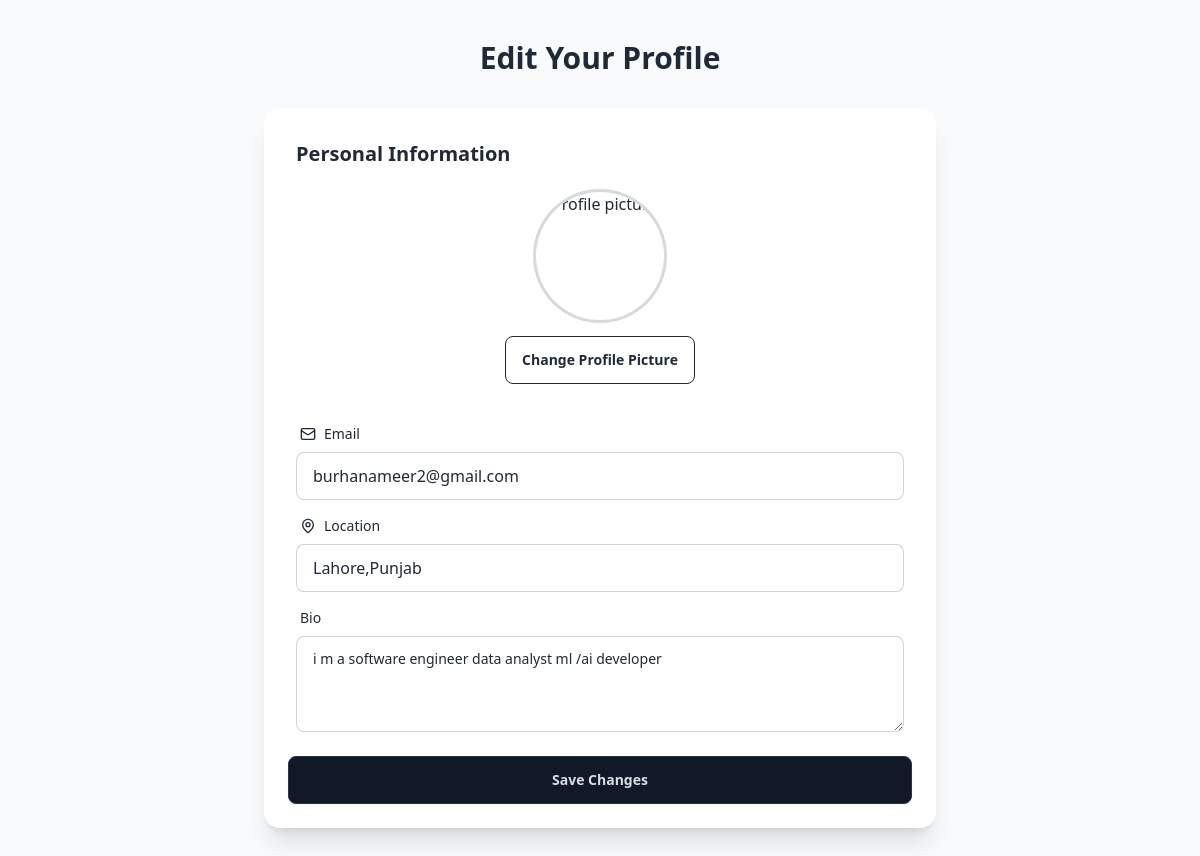
/edit_profile/ (signed in), run on the app's committed database.
### homeusers/models.py (models this page shows, shortened)
class CustomUser(AbstractUser):
    RoleChoices = (
        ("customer", "Customer Account"),
        ("business", "Business Account")
    )
    role = models.CharField(max_length=20, choices=RoleChoices, default="customer")
    profile_pic = CloudinaryField(
        'image',
        folder="profile_pics/",
        default="profile_pics/crcmmzrp6a5il1tdx7al",
        null=True,
        blank=True
    )
    Bio=models.CharField(max_length=1000 ,null=True,blank=True)
    website=models.CharField(max_length=300, null=True, blank=True)
    location=models.CharField(max_length=300 ,null=True,blank=True)
    groups = models.ManyToManyField(
        'auth.Group',
        related_name='custom_user_groups',  # Changed related_name
        blank=True,
        help_text='The groups this user belongs to.',
        verbose_name='groups',
    )
    user_permissions = models.ManyToManyField(
        'auth.Permission',
        related_name='custom_user_permissions',  # Changed related_name
        blank=True,
        help_text='Specific permissions for this user.',
        verbose_name='user permissions',
    )
    class Meta:
        verbose_name = 'User'
        verbose_name_plural = 'Users'

### homebase/views.py (the view, shortened to what this page needs)
# urls.py: path("edit_profile/",homeviews.edit_profile,name="edit_profile"),
@login_required(login_url='login')
def edit_profile(request):
    user = request.user
    return render(request, "Edit_profile.html", {"user": user})

### homebase/templates/Edit_profile.html (shortened to what this page needs)
{% load static %}
<!DOCTYPE html>
<html lang="en" data-theme="light">
<head>
<link rel="stylesheet" href="{% static 'css/dist/styles.css' %}">
</head>
<body class="bg-gray-50">
  <main class="container mx-auto py-10 ">
    <h1 class="text-3xl font-bold mb-8 text-center">Edit Your Profile</h1>
    <div class="max-w-2xl mx-auto">
      <form method="post" enctype="multipart/form-data" class="card bg-base-100 shadow-xl">
        <div class="card-body pb-0">
          <h2 class="card-title text-xl">Personal Information</h2>
          <div class="flex flex-col items-center space-y-4 py-4">
            <div class="avatar">
              <div class="w-32 h-32 rounded-full ring ring-gray-700 ring-opacity-20">
                {% if request.user.profile_pic %}
                <img src="{{ request.user.profile_pic.url }}" alt="Profile picture" />
                {% else %}
                <img src="https://placehold.co/128x128" alt="Profile picture" />
                {% endif %}
              </div>
            </div>
            <div>
              <label class="btn btn-outline btn-neutral">
                Change Profile Picture
              </label>
            </div>
          </div>
          <div class="form-control w-full">
            <label class="label">
              <span class="label-text flex items-center gap-2">
                <svg xmlns="http://www.w3.org/2000/svg" class="h-4 w-4" viewBox="0 0 24 24" fill="none" stroke="currentColor" stroke-width="2" stroke-linecap="round" stroke-linejoin="round"><rect width="20" height="16" x="2" y="4" rx="2"/><path d="m22 7-8.97 5.7a1.94 1.94 0 0 1-2.06 0L2 7"/></svg>
                Email
              </span>
            </label>
            <input
              name="email"
              type="email"
              placeholder="your.email@example.com"
              class="input input-bordered w-full focus:border-gray-700"
              required
              value="{{ request.user.email }}"
            />
          </div>
          <div class="form-control w-full">
            <label class="label">
              <span class="label-text flex items-center gap-2">
                <svg xmlns="http://www.w3.org/2000/svg" class="h-4 w-4" viewBox="0 0 24 24" fill="none" stroke="currentColor" stroke-width="2" stroke-linecap="round" stroke-linejoin="round"><path d="M20 10c0 6-8 12-8 12s-8-6-8-12a8 8 0 0 1 16 0Z"/><circle cx="12" cy="10" r="3"/></svg>
                Location
              </span>
            </label>
            <input
              type="text"
              name="location"
              value="{{ request.user.location }}"
              placeholder="City, Country, State"
              class="input input-bordered w-full focus:border-gray-700"
            />
          </div>
          <div class="form-control w-full">
            <label class="label">
              <span class="label-text">Bio</span>
            </label>
            <textarea
              name="Bio"
              class="textarea textarea-bordered h-24 focus:border-gray-700"
              placeholder="Tell us about yourself..."
            >{{ request.user.Bio }}</textarea>
          </div>
        </div>
        <div class="card-actions justify-end p-6">
          <button
            type="submit"
            class="btn btn-neutral bg-gray-900 hover:bg-gray-800 w-full"
          >
            Save Changes
          </button>
        </div>
      </form>
    </div>
  </main>
</body>
</html>

### data on the page
CustomUser: email "burhanameer2@gmail.com", location "Lahore,Punjab", Bio "i m a software engineer data analyst ml /ai developer"
